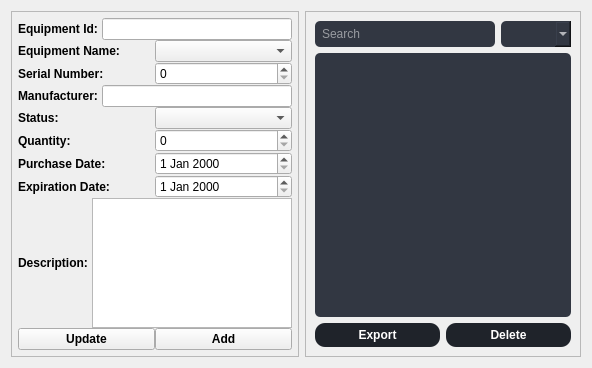
               <widget class="QWidget" name="EquipPage">
                <layout class="QHBoxLayout" name="horizontalLayout_13">
                 <item alignment="Qt::AlignLeft">
                  <widget class="QFrame" name="frame_11">
                   <property name="sizePolicy">
                    <sizepolicy hsizetype="Expanding" vsizetype="Expanding">
                     <horstretch>0</horstretch>
                     <verstretch>0</verstretch>
                    </sizepolicy>
                   </property>
                   <property name="font">
                    <font>
                     <weight>50</weight>
                     <bold>false</bold>
                    </font>
                   </property>
                   <property name="tabletTracking">
                    <bool>false</bool>
                   </property>
                   <property name="frameShape">
                    <enum>QFrame::StyledPanel</enum>
                   </property>
                   <property name="frameShadow">
                    <enum>QFrame::Raised</enum>
                   </property>
                   <layout class="QVBoxLayout" name="verticalLayout_21">
                    <property name="spacing">
                     <number>0</number>
                    </property>
                    <property name="leftMargin">
                     <number>6</number>
                    </property>
                    <property name="topMargin">
                     <number>6</number>
                    </property>
                    <property name="rightMargin">
                     <number>6</number>
                    </property>
                    <property name="bottomMargin">
                     <number>6</number>
                    </property>
                    <item>
                     <layout class="QHBoxLayout" name="horizontalLayout_14">
                      <item alignment="Qt::AlignLeft">
                       <widget class="QLabel" name="label_16">
                        <property name="font">
                         <font>
                          <weight>75</weight>
                          <bold>true</bold>
                         </font>
                        </property>
                        <property name="text">
                         <string>Equipment Id: </string>
                        </property>
                       </widget>
                      </item>
                      <item>
                       <widget class="QLineEdit" name="lineEditIdEquip"/>
                      </item>
                     </layout>
                    </item>
                    <item>
                     <layout class="QHBoxLayout" name="horizontalLayout_15">
                      <item alignment="Qt::AlignLeft">
                       <widget class="QLabel" name="label_17">
                        <property name="font">
                         <font>
                          <weight>75</weight>
                          <bold>true</bold>
                         </font>
                        </property>
                        <property name="text">
                         <string>Equipment Name: </string>
                        </property>
                       </widget>
                      </item>
                      <item>
                       <widget class="QComboBox" name="comboBoxNameEquip"/>
                      </item>
                     </layout>
                    </item>
                    <item>
                     <layout class="QHBoxLayout" name="horizontalLayout_16">
                      <item alignment="Qt::AlignLeft">
                       <widget class="QLabel" name="label_18">
                        <property name="font">
                         <font>
                          <weight>75</weight>
                          <bold>true</bold>
                         </font>
                        </property>
                        <property name="text">
                         <string>Serial Number: </string>
                        </property>
                       </widget>
                      </item>
                      <item>
                       <widget class="QSpinBox" name="spinBoxSerialEquip"/>
                      </item>
                     </layout>
                    </item>
                    <item>
                     <layout class="QHBoxLayout" name="horizontalLayout_17">
                      <item alignment="Qt::AlignLeft">
                       <widget class="QLabel" name="label_19">
                        <property name="font">
                         <font>
                          <weight>75</weight>
                          <bold>true</bold>
                         </font>
                        </property>
                        <property name="text">
                         <string>Manufacturer: </string>
                        </property>
                       </widget>
                      </item>
                      <item>
                       <widget class="QLineEdit" name="lineEditManufacEquip"/>
                      </item>
                     </layout>
                    </item>
                    <item>
                     <layout class="QHBoxLayout" name="horizontalLayout_18">
                      <item alignment="Qt::AlignLeft">
                       <widget class="QLabel" name="label_20">
                        <property name="font">
                         <font>
                          <weight>75</weight>
                          <bold>true</bold>
                         </font>
                        </property>
                        <property name="text">
                         <string>Status: </string>
                        </property>
                       </widget>
                      </item>
                      <item>
                       <widget class="QComboBox" name="comboBoxStatusEquip"/>
                      </item>
                     </layout>
                    </item>
                    <item>
                     <layout class="QHBoxLayout" name="horizontalLayout_21">
                      <item alignment="Qt::AlignLeft">
                       <widget class="QLabel" name="label_23">
                        <property name="font">
                         <font>
                          <weight>75</weight>
                          <bold>true</bold>
                         </font>
                        </property>
                        <property name="text">
                         <string>Quantity: </string>
                        </property>
                       </widget>
                      </item>
                      <item>
                       <widget class="QSpinBox" name="spinBoxQuantityEquip"/>
                      </item>
                     </layout>
                    </item>
                    <item>
                     <layout class="QHBoxLayout" name="horizontalLayout_19">
                      <item alignment="Qt::AlignLeft">
                       <widget class="QLabel" name="label_21">
                        <property name="font">
                         <font>
                          <weight>75</weight>
                          <bold>true</bold>
                         </font>
                        </property>
                        <property name="text">
                         <string>Purchase Date: </string>
                        </property>
                       </widget>
                      </item>
                      <item>
                       <widget class="QDateEdit" name="dateEditpEquip"/>
                      </item>
                     </layout>
                    </item>
                    <item>
                     <layout class="QHBoxLayout" name="horizontalLayout_20">
                      <item alignment="Qt::AlignLeft">
                       <widget class="QLabel" name="label_22">
                        <property name="font">
                         <font>
                          <weight>75</weight>
                          <bold>true</bold>
                         </font>
                        </property>
                        <property name="text">
                         <string>Expiration Date: </string>
                        </property>
                       </widget>
                      </item>
                      <item>
                       <widget class="QDateEdit" name="dateEditeEquip"/>
                      </item>
                     </layout>
                    </item>
                    <item>
                     <layout class="QHBoxLayout" name="horizontalLayout_22">
                      <item>
                       <widget class="QLabel" name="label_24">
                        <property name="maximumSize">
                         <size>
                          <width>120</width>
                          <height>18</height>
                         </size>
                        </property>
                        <property name="font">
                         <font>
                          <weight>75</weight>
                          <bold>true</bold>
                         </font>
                        </property>
                        <property name="text">
                         <string>Description: </string>
                        </property>
                       </widget>
                      </item>
                      <item>
                       <widget class="QPlainTextEdit" name="plainTextEditInfoEquip">
                        <property name="maximumSize">
                         <size>
                          <width>200</width>
                          <height>130</height>
                         </size>
                        </property>
                       </widget>
                      </item>
                     </layout>
                    </item>
                    <item>
                     <layout class="QHBoxLayout" name="horizontalLayout_23">
                      <item>
                       <widget class="QPushButton" name="UpdateEquipBtn">
                        <property name="font">
                         <font>
                          <weight>75</weight>
                          <bold>true</bold>
                         </font>
                        </property>
                        <property name="text">
                         <string>Update</string>
                        </property>
                       </widget>
                      </item>
                      <item>
                       <widget class="QPushButton" name="AddEquipBtn">
                        <property name="font">
                         <font>
                          <weight>75</weight>
                          <bold>true</bold>
                         </font>
                        </property>
                        <property name="text">
                         <string>Add</string>
                        </property>
                       </widget>
                      </item>
                     </layout>
                    </item>
                   </layout>
                  </widget>
                 </item>
                 <item>
                  <widget class="QFrame" name="frame_12">
                   <property name="sizePolicy">
                    <sizepolicy hsizetype="MinimumExpanding" vsizetype="Expanding">
                     <horstretch>0</horstretch>
                     <verstretch>0</verstretch>
                    </sizepolicy>
                   </property>
                   <property name="styleSheet">
                    <string notr="true">QFrame#frame_12 QPushButton {
    color: #fff;
    background-color: rgb(31, 35, 42);
    border-radius: 10px;
    padding: 5px 10px;
    text-align: center;
    border: none;
}
QFrame#frame_12 QPushButton:hover {
    background-color: rgb(50, 55, 66);
}
QFrame#frame_12 QLineEdit {
    background-color: rgb(50, 55, 66);
    border: none;
    border-radius: 5px;
    color: #fff;
    padding: 5px;
}
QFrame#frame_12 QComboBox {
    background-color: rgb(50, 55, 66);
    border: none;
    border-radius: 5px;
    color: #fff;
    padding: 5px;
    min-width: 6em;
}

QFrame#frame_12 QComboBox:editable {
    background-color: rgb(50, 55, 66);
}


</string>
                   </property>
                   <property name="frameShape">
                    <enum>QFrame::StyledPanel</enum>
                   </property>
                   <property name="frameShadow">
                    <enum>QFrame::Raised</enum>
                   </property>
                   <layout class="QVBoxLayout" name="verticalLayout_24">
                    <item>
                     <layout class="QHBoxLayout" name="horizontalLayout_25">
                      <item>
                       <widget class="QLineEdit" name="lineEditSearchEquip">
                        <property name="placeholderText">
                         <string>Search</string>
                        </property>
                       </widget>
                      </item>
                      <item alignment="Qt::AlignRight">
                       <widget class="QComboBox" name="comboBoxFilterEquip"/>
                      </item>
                     </layout>
                    </item>
                    <item>
                     <widget class="QTableView" name="tableView">
                      <property name="styleSheet">
                       <string notr="true">QFrame#frame_12 QTableView {
    background-color: rgb(50, 55, 66);
    color: #fff;
    selection-background-color: rgb(31, 35, 42);
    border: none;
    border-radius: 5px;
    padding: 5px;
}

QFrame#frame_12 QHeaderView::section {
    background-color: rgb(31, 35, 42);
    color: #fff;
    padding: 5px;
    border: none;
    border-right: 1px solid rgb(50, 55, 66);
}

QFrame#frame_12 QTableView::item:selected {
    background-color: rgb(31, 35, 42);
    color: #fff;
}
QFrame#frame_12 QScrollBar:horizontal {
    background-color: rgb(31, 35, 42);
    height: 10px;
}

QFrame#frame_12 QScrollBar::handle:horizontal {
    background-color: rgb(50, 55, 66);
    border-radius: 5px;
}

QFrame#frame_12 QScrollBar::add-line:horizontal,
QFrame#frame_12 QScrollBar::sub-line:horizontal {
    border: none;
    background: none;
}

QFrame#frame_12 QScrollBar::add-page:horizontal,
QFrame#frame_12 QScrollBar::sub-page:horizontal {
    background: none;
}

</string>
                      </property>
                     </widget>
                    </item>
                    <item>
                     <layout class="QHBoxLayout" name="horizontalLayout_24">
                      <item>
                       <widget class="QPushButton" name="ExportEquipBtn">
                        <property name="font">
                         <font>
                          <pointsize>9</pointsize>
                          <weight>75</weight>
                          <bold>true</bold>
                         </font>
                        </property>
                        <property name="text">
                         <string>Export</string>
                        </property>
                       </widget>
                      </item>
                      <item>
                       <widget class="QPushButton" name="DeleteEquipBtn">
                        <property name="font">
                         <font>
                          <pointsize>9</pointsize>
                          <weight>75</weight>
                          <bold>true</bold>
                         </font>
                        </property>
                        <property name="text">
                         <string>Delete</string>
                        </property>
                       </widget>
                      </item>
                     </layout>
                    </item>
                   </layout>
                  </widget>
                 </item>
                </layout>
               </widget>
